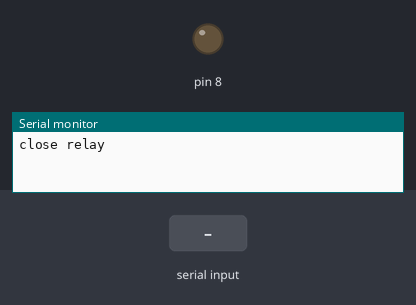
This sketch was run on a simulated Arduino Uno, built with avr-gcc and run on an emulated ATmega328P. Parts: output pins drawn as LEDs (lit = HIGH), the last lines printed to the serial monitor. The test bench sets the inputs (shaded band).

Above: at 1.2 s.
1.3 s: "open" received over Serial
At 3.1 s:
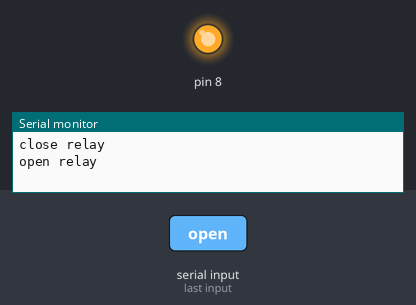
Timing chart, 0 to 9.8 s (numbered marks = the images above; inputs shaded):
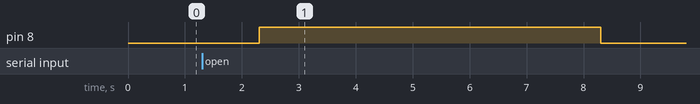

Measured:
- after the input at 1.3 s, pin 8: LOW → HIGH after 1.0 s, → LOW 6.0 s later

The sketch:

relay.ino
```cpp
void setup() {
  // put your setup code here, to run once:
  Serial.begin(9600);
  pinMode(8, OUTPUT);
}
void loop() {
  // put your main code here, to run repeatedly:
  String flag = Serial.readString();
  flag.trim();
  if ( flag == "open") {
    Serial.println("open relay");
    digitalWrite(8, HIGH);
    delay(5000);
  } else {
    Serial.println("close relay");
    digitalWrite(8, LOW);
  }
}
```
